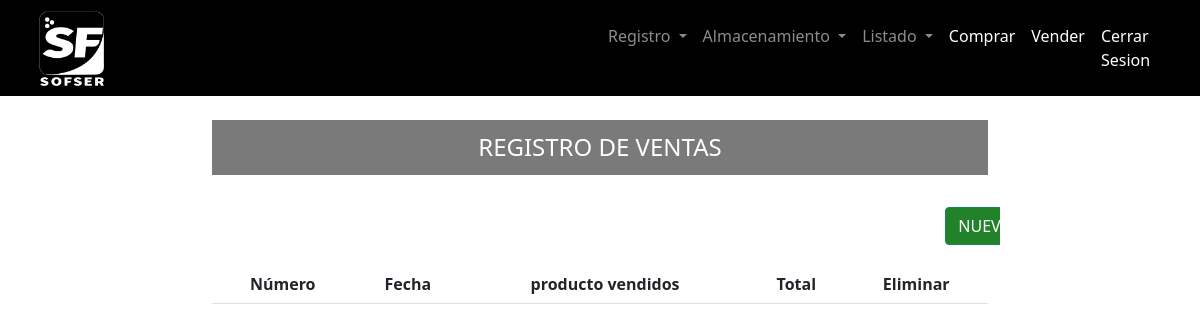
/view/vender/registro.php (signed in), run on an earlier commit of the app's database.
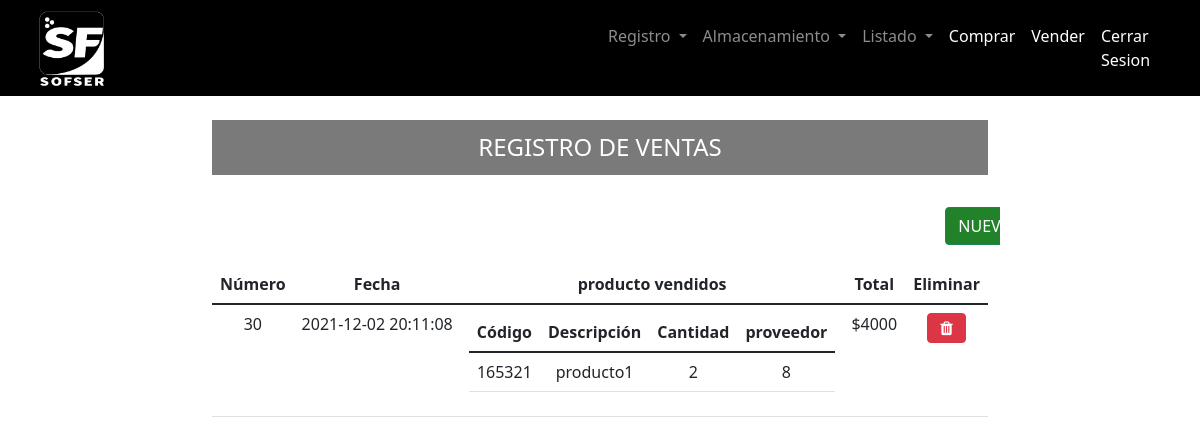
And on a later commit of the database.
### tables this page shows
CREATE TABLE `venta` (
  `idVenta` bigint(11) NOT NULL AUTO_INCREMENT,
  `fechaVenta` datetime NOT NULL,
  `totalVenta` bigint(11) NOT NULL,
  `proveedor_idProveedor` bigint(11) NOT NULL,
  PRIMARY KEY (`idVenta`),
  KEY `proveedor_idProveedor` (`proveedor_idProveedor`)
);

### View/vender/registro.php (the view, shortened to what this page needs)
<html id="prueba">
<?php
include_once '../../Resource/Header/Header_Index2.php';
include_once '../../Resource/Header/Menu_Nav2.php';
require '../../Model/base_de_datos.php';
?>
<?php
$sentencia = $base_de_datos->query("SELECT venta.totalVenta, venta.fechaVenta, venta.idVenta, GROUP_CONCAT(	producto.codigoBarras, '..',  producto.nombre,'..', producto_venta.cantidad,'..', producto_venta.proveedor_idProveedor SEPARATOR '__') AS producto FROM venta INNER JOIN producto_venta ON producto_venta.venta_idventa = venta.idVenta INNER JOIN producto ON producto.idProducto = producto_venta.producto_idProducto GROUP BY venta.idVenta ORDER BY venta.idVenta DESC;");
$venta = $sentencia->fetchAll(PDO::FETCH_OBJ);
?>
<body style="background-color: #fff;overflow: hidden !important;">
	<div class="container-fluid">
		<div class="row">
			<div class="col">
				<br>
			</div>
		</div>
		<div class="row">
			<div class="col-2">
			</div>
			<div class="col-8" style="overflow-y:auto; height: 800px;">
				<h4 style="background-color: #7a7a7a; color:#ffffff; padding:13px; text-align:center;">REGISTRO DE VENTAS</h4>
				<br>
				<div class="row">
					<div class="col-11">
					</div>
					<div class="col-1">
						<a class="btn btn-success btn-block" href="create.php" style="background-color:#21822A;color:#fff;margin-bottom: 20px;">NUEVO </a>
					</div>
				</div>
				<table class="table text-center">
					<thead class="thead-dark">
						<tr>
							<th>Número</th>
							<th>Fecha</th>
							<th>producto vendidos</th>
							<th>Total</th>
							<th>Eliminar</th>
						</tr>
					</thead>
					<tbody>
						<?php foreach ($venta as $venta) { ?>
							<tr>
								<td><?php echo $venta->idVenta ?></td>
								<td><?php echo $venta->fechaVenta ?></td>
								<td>
									<table class="table text-center">
										<thead class="thead-dark">
											<tr>
												<th>Código</th>
												<th>Descripción</th>
												<th>Cantidad</th>
												<th>proveedor</th>
											</tr>
										</thead>
										<tbody>
											<?php foreach (explode("__", $venta->producto) as $productoConcatenados) {
												$producto = explode("..", $productoConcatenados)
											?>
												<tr>
													<td><?php echo $producto[0] ?></td>
													<td><?php echo $producto[1] ?></td>
													<td><?php echo $producto[2] ?></td>
													<td><?php echo $producto[3] ?></td>
												</tr>
											<?php } ?>
										</tbody>
									</table>
								</td>
								<td>$<?php echo $venta->totalVenta ?></td>
								<td><a class="btn btn-danger" href="<?php echo "../../Controller/vender/eliminarVenta.php?id=" . $venta->idVenta ?>"><i class="fa fa-trash"></i></a></td>
							</tr>
						<?php } ?>
					</tbody>
				</table>
			</div>
			<div class="col-1">
			</div>
		</div>
	</div>
</body>
</html>

### Resource/Header/Header_index2.php (shortened to what this page needs)
<head>
    <link rel="stylesheet" href="https://use.fontawesome.com/releases/v5.7.0/css/all.css">
    <link rel="stylesheet" href="https://stackpath.bootstrapcdn.com/font-awesome/4.7.0/css/font-awesome.min.css">
    <link href="https://cdn.jsdelivr.net/npm/bootstrap@5.1.3/dist/css/bootstrap.min.css" rel="stylesheet">
    <link rel="stylesheet" href="../../Resource/css/style.css">
</head>

### Resource/Header/Menu_Nav2.php (shortened to what this page needs)
<nav class="navbar navbar-expand-lg navbar-dark bg" style=" background: #000">
    <div class="container-fluid">
        <div class="col-3">
            <a href="../home.php"><img src="../../Resource/img/LOGO_BLANCO.png" width="70px" height="auto" style="margin-left: 25px;"></a>
        </div>
        <div class="col-6">
        <div class="collapse navbar-collapse" id="navbarSupportedContent">
            <ul class="navbar-nav me-auto mb-2 mb-lg-0">
                <li class="nav-item dropdown">
                    <a class="nav-link dropdown-toggle" href="#" id="navbarDropdown" role="button" data-bs-toggle="dropdown" aria-expanded="false">
                        Registro
                    </a>
                </li>
                <li class="nav-item dropdown">
                    <a class="nav-link dropdown-toggle" href="#" id="navbarDropdown" role="button" data-bs-toggle="dropdown" aria-expanded="false">
                        Almacenamiento
                    </a>
                </li>
                <li class="nav-item dropdown">
                    <a class="nav-link dropdown-toggle" href="#" id="navbarDropdown" role="button" data-bs-toggle="dropdown" aria-expanded="false">
                        Listado
                    </a>
                </li>
                <li class="nav-item">
                    <a class="nav-link active" aria-current="page" href="../comprar/create.php">Comprar</a>
                </li>
                <li class="nav-item">
                    <a class="nav-link active" aria-current="page" href="../vender/create.php">Vender</a>
                </li>
                <li class="nav-item">
                    <a class="nav-link active" aria-current="page" href="../../controller/cerrarSesion.php">Cerrar Sesion</a>
                </li>
            </ul>
        </div>
        </div>
    </div>
</nav>

What changed in the data, as far as the page shows it:
added venta: idVenta "30", fechaVenta "2021-12-02 20:11:08", producto "165321", producto "producto1", producto "2", producto "8", totalVenta "4000"
